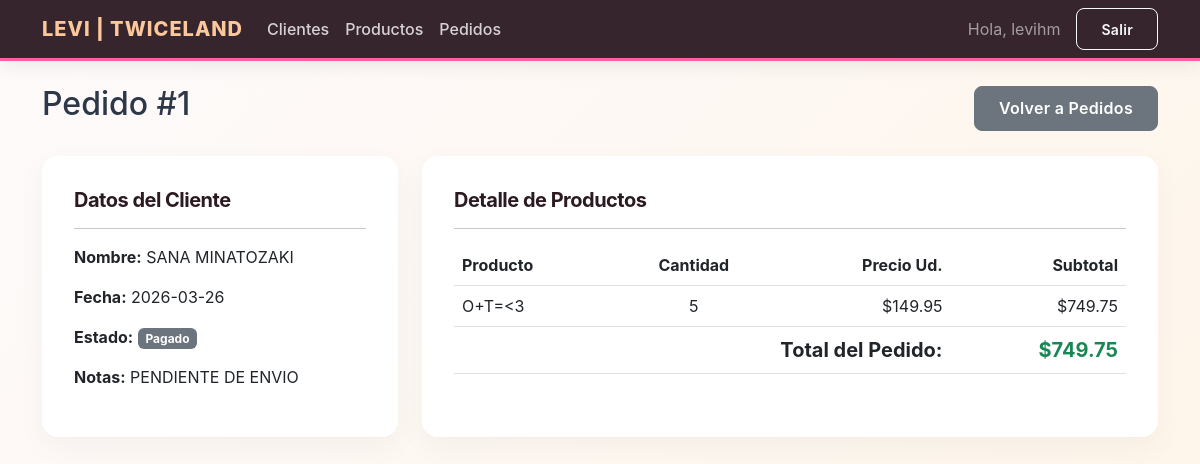
The app's page /pedidos/1 (signed in) with its own data.
### tables this page shows
CREATE TABLE pedidos(
            id INTEGER PRIMARY KEY AUTOINCREMENT,
            cliente_id INTEGER NOT NULL,
            fecha TEXT NOT NULL,
            estado TEXT NOT NULL DEFAULT 'borrador',
            notas TEXT,
            created_at TEXT NOT NULL,
            FOREIGN KEY(cliente_id) REFERENCES clientes(id) ON DELETE RESTRICT
        );

CREATE TABLE pedido_lineas(
            id INTEGER PRIMARY KEY AUTOINCREMENT,
            pedido_id INTEGER NOT NULL,
            producto_id INTEGER NOT NULL,
            cantidad INTEGER NOT NULL DEFAULT 1,
            precio_unitario REAL NOT NULL DEFAULT 0,
            FOREIGN KEY(pedido_id) REFERENCES pedidos(id) ON DELETE CASCADE,
            FOREIGN KEY(producto_id) REFERENCES productos(id) ON DELETE RESTRICT
        );

CREATE TABLE productos(
            id INTEGER PRIMARY KEY AUTOINCREMENT,
            nombre TEXT NOT NULL,
            sku TEXT,
            precio REAL NOT NULL DEFAULT 0,
            stock INTEGER NOT NULL DEFAULT 0,
            created_at TEXT NOT NULL
        );

### app.py (the view)
    @app.route("/pedidos/<int:pedido_id>")
    @login_required
    def pedido_view(pedido_id):
        conn = get_db()
        pedido = conn.execute("""
            SELECT p.*, c.nombre || ' ' || c.apellidos AS cliente_nombre
            FROM pedidos p
            JOIN clientes c ON c.id = p.cliente_id
            WHERE p.id = ?
        """, (pedido_id,)).fetchone()
        if not pedido:
            conn.close()
            flash("Pedido no encontrado.", "error")
            return redirect(url_for("pedidos_list"))
        lineas = conn.execute("""
            SELECT l.*, pr.nombre AS producto_nombre
            FROM pedido_lineas l
            JOIN productos pr ON pr.id = l.producto_id
            WHERE l.pedido_id = ?
            ORDER BY l.id ASC
        """, (pedido_id,)).fetchall()
        total = 0.0
        for l in lineas:
            total += float(l["cantidad"]) * float(l["precio_unitario"])
        conn.close()
        return render_template("pedido_view.html", pedido=pedido, lineas=lineas, total=total)

### templates/pedido_view.html
{% extends "base.html" %}
{% block content %}
<div class="d-flex justify-content-between align-items-center mb-4">
    <h2>Pedido #{{ pedido.id }}</h2>
    <a href="{{ url_for('pedidos_list') }}" class="btn btn-secondary">Volver a Pedidos</a>
</div>
<div class="row">
    <div class="col-md-4 mb-4">
        <div class="card shadow-sm h-100">
            <div class="card-body">
                <h5 class="card-title">Datos del Cliente</h5>
                <hr>
                <p><strong>Nombre:</strong> {{ pedido.cliente_nombre }}</p>
                <p><strong>Fecha:</strong> {{ pedido.fecha }}</p>
                <p><strong>Estado:</strong> <span class="badge bg-secondary">{{ pedido.estado | capitalize }}</span></p>
                <p><strong>Notas:</strong> {{ pedido.notas if pedido.notas else 'Sin notas' }}</p>
            </div>
        </div>
    </div>
    <div class="col-md-8 mb-4">
        <div class="card shadow-sm h-100">
            <div class="card-body">
                <h5 class="card-title">Detalle de Productos</h5>
                <hr>
                <table class="table">
                    <thead>
                        <tr>
                            <th>Producto</th>
                            <th class="text-center">Cantidad</th>
                            <th class="text-end">Precio Ud.</th>
                            <th class="text-end">Subtotal</th>
                        </tr>
                    </thead>
                    <tbody>
                        {% for l in lineas %}
                        <tr>
                            <td>{{ l.producto_nombre }}</td>
                            <td class="text-center">{{ l.cantidad }}</td>
                            <td class="text-end">${{ l.precio_unitario }}</td>
                            <td class="text-end">${{ "%.2f"|format(l.cantidad * l.precio_unitario) }}</td>
                        </tr>
                        {% endfor %}
                    </tbody>
                    <tfoot>
                        <tr>
                            <th colspan="3" class="text-end fs-5">Total del Pedido:</th>
                            <th class="text-end fs-5 text-success">${{ "%.2f"|format(total) }}</th>
                        </tr>
                    </tfoot>
                </table>
            </div>
        </div>
    </div>
</div>
{% endblock %}

### templates/base.html (shortened to what this page needs)
<!DOCTYPE html>
<html lang="es">
<head>
    <link href="https://cdn.jsdelivr.net/npm/bootstrap@5.3.0/dist/css/bootstrap.min.css" rel="stylesheet">
    <link href="{{ url_for('static', filename='css/style.css') }}" rel="stylesheet"></head>
<body class="bg-light">
    {% if current_user %}
    <nav class="navbar navbar-expand-lg navbar-dark bg-dark mb-4">
        <div class="container">
            <a class="navbar-brand" href="{{ url_for('dashboard') }}">{{ APP_NAME }}</a>
            <div class="collapse navbar-collapse">
                <ul class="navbar-nav me-auto">
                    <li class="nav-item"><a class="nav-link" href="{{ url_for('clientes_list') }}">Clientes</a></li>
                    <li class="nav-item"><a class="nav-link" href="{{ url_for('productos_list') }}">Productos</a></li>
                    <li class="nav-item"><a class="nav-link" href="{{ url_for('pedidos_list') }}">Pedidos</a></li>
                </ul>
                <span class="navbar-text me-3">Hola, {{ current_user }}</span>
                <a href="{{ url_for('logout') }}" class="btn btn-outline-light btn-sm">Salir</a>
            </div>
        </div>
    </nav>
    {% endif %}
    <div class="container mt-4">
        {% block content %}{% endblock %}
    </div>
</body>
</html>

### static/css/style.css (style rules this page uses)
:root { --twice-magenta: #FF5FA2; --twice-magenta-dark: #e04b88; --twice-apricot: #FCC89B; --twice-dark: #2c1a22; --bg-light: #f8f9fa; --text-main: #2d3748; }
body.bg-light { background: linear-gradient(-45deg, #fdfafb, #fce4ec, #fff3e0, #fdfafb); background-size: 400% 400%; animation: gradientBG 15s ease infinite; font-family: 'Inter', 'Segoe UI', system-ui, -apple-system, sans-serif; color: var(--text-main); min-height: 100vh; }
.navbar.bg-dark { background: rgba(44, 26, 34, 0.95) !important; backdrop-filter: blur(12px); border-bottom: 3px solid var(--twice-magenta); box-shadow: 0 4px 20px rgba(0, 0, 0, 0.08); }
.navbar-brand { font-weight: 800; letter-spacing: 1px; color: var(--twice-apricot) !important; text-transform: uppercase; }
.nav-link { color: rgba(255, 255, 255, 0.8) !important; font-weight: 500; transition: all 0.3s ease; }
.card { border: none; border-radius: 16px; background-color: rgba(255, 255, 255, 0.98) !important; backdrop-filter: blur(10px); box-shadow: 0 10px 30px rgba(0, 0, 0, 0.04), 0 1px 3px rgba(0, 0, 0, 0.02) !important; transition: transform 0.3s ease, box-shadow 0.3s ease; padding: 1rem; }
.card-title { font-weight: 700; color: var(--twice-dark); letter-spacing: -0.5px; }
.btn { border-radius: 8px; padding: 0.6rem 1.5rem; font-weight: 600; letter-spacing: 0.3px; transition: all 0.3s ease; }

### records on screen
pedidos: id "1", fecha "2026-03-26", estado "Pagado", notas "PENDIENTE DE ENVIO"
pedido_lineas: producto_nombre "O+T=<3", cantidad "5", precio_unitario "149.95", l.cantidad*l.precio_unitario "749.75"

### other values on screen
{{ APP_NAME }} "LEVI | TWICELAND"
{{ current_user }} "levihm"
{{ pedido.cliente_nombre }} "SANA MINATOZAKI"
{{ "%.2f"|format(total) }} "749.75"
